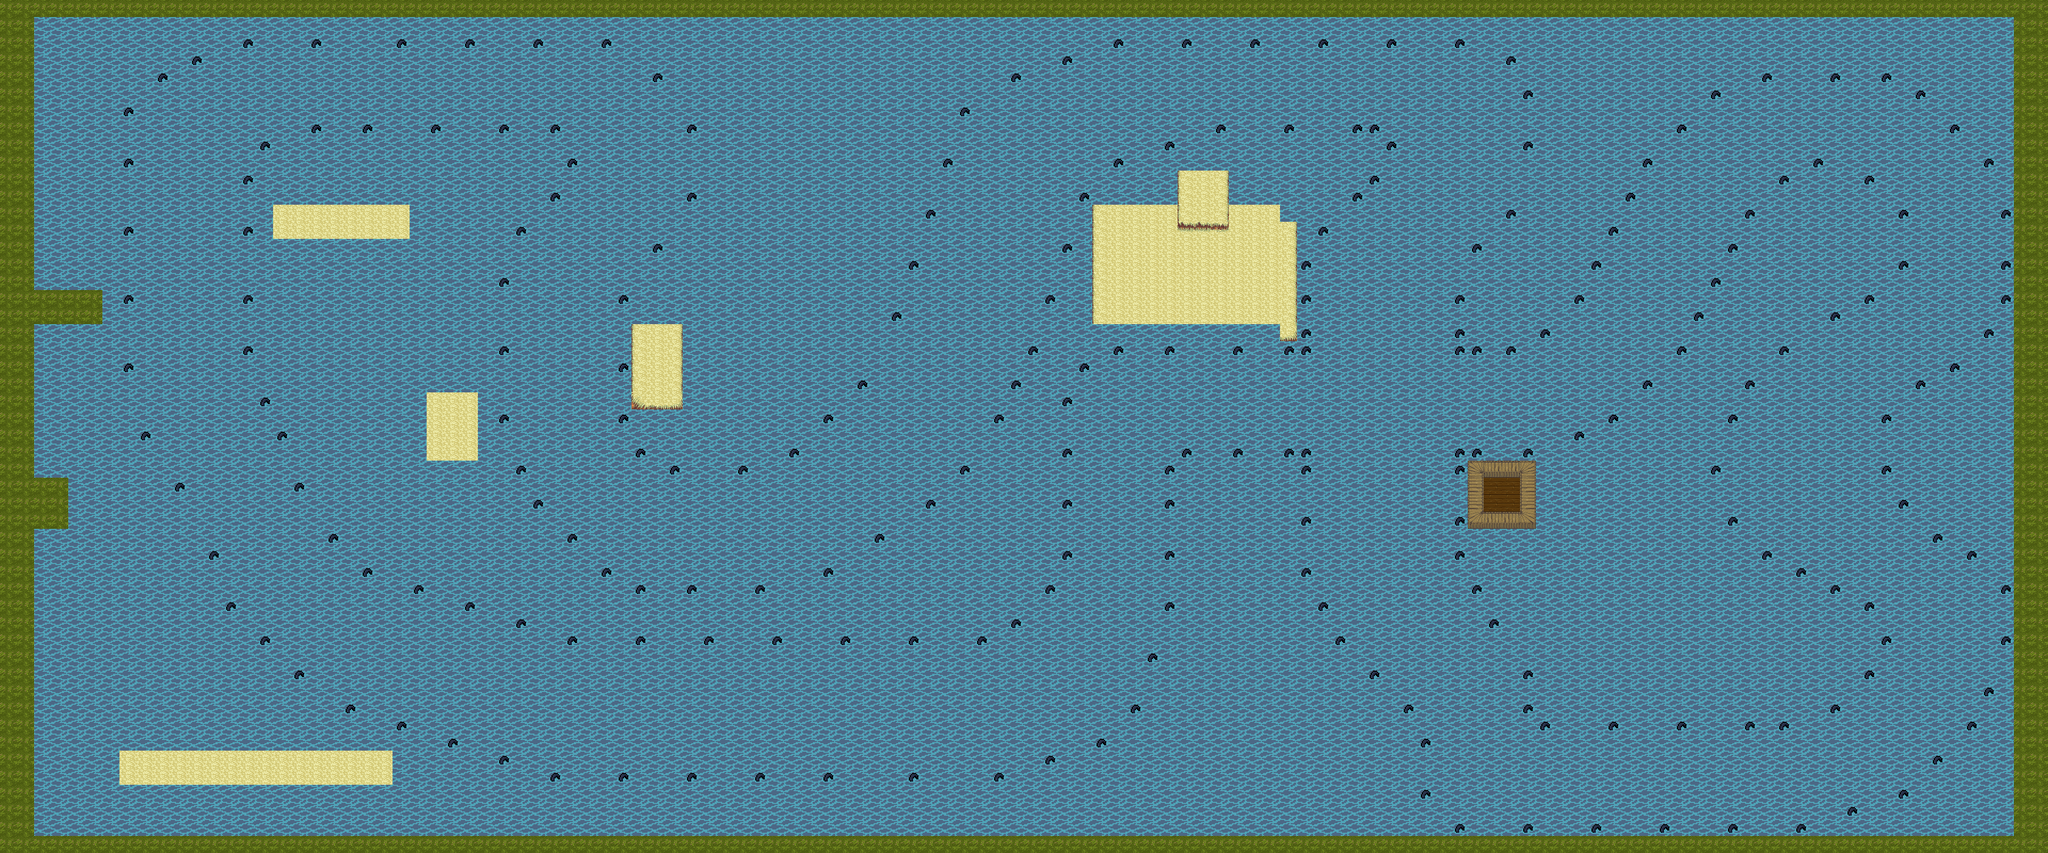

A level layout from a 2D game, rendered from its tile map. Below: a short description, then the map file with tile-grid data replaced by summaries:
An orthogonal 120x50 tile map with 32x32 px tiles, 2 tile layers (Tile Layer 1, Tile Layer 2), 1 hidden layer not drawn.

<map version="1.10" tiledversion="1.10.1" orientation="orthogonal" renderorder="right-down" width="120" height="50" tilewidth="32" tileheight="32" infinite="0" nextlayerid="4" nextobjectid="1">
 <tileset firstgid="1" source="fixedtileset.tsx" />
 <layer id="3" name="collider" width="120" height="50" visible="0">
  <data>[6000 cells, 516 non-empty, 1 distinct tile ids]</data>
 </layer>
 <layer id="1" name="Tile Layer 1" width="120" height="50">
  <properties>
   <property name="Z" type="float" value="0" />
  </properties>
  <data>[6000 cells, 6000 non-empty, 2 distinct tile ids]</data>
 </layer>
 <layer id="2" name="Tile Layer 2" width="120" height="50">
  <properties>
   <property name="Z" type="float" value="1" />
  </properties>
  <data>[6000 cells, 863 non-empty, 20 distinct tile ids]</data>
 </layer>
</map>
